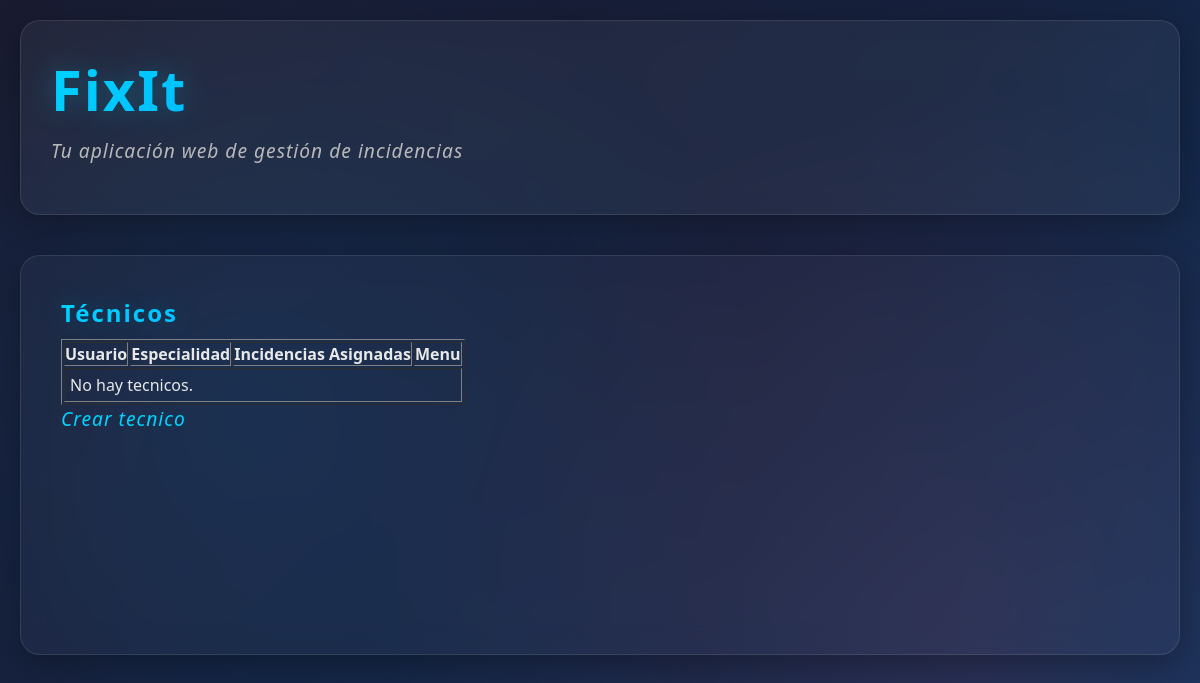
/fixit/perfil_tecnico/, run on an earlier commit of the app's database.
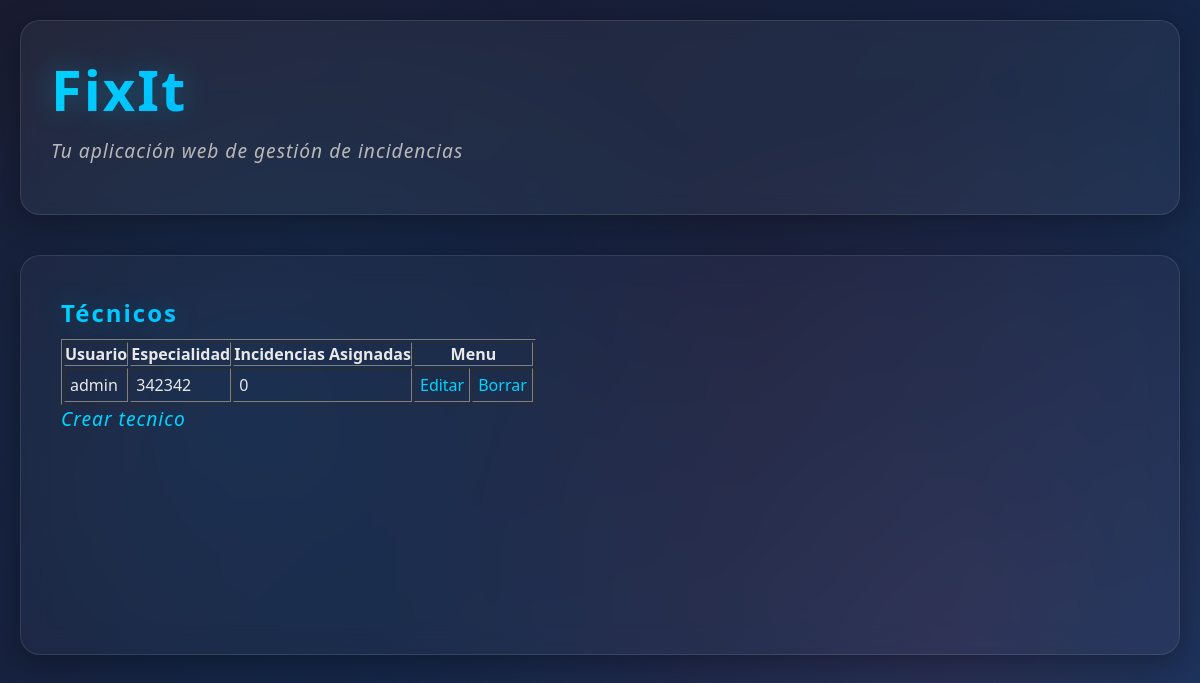
And on a later commit of the database.
### fixit/models.py (models this page shows, shortened)
class Tecnico(models.Model):
    usuario = models.OneToOneField(User, on_delete=models.CASCADE)
    especialidad = models.CharField(max_length=100)
    incidencias_asignadas = models.ManyToManyField(Incidencia, blank=True, related_name="tecnicos")

### fixit/views.py (the view)
# urls.py: path("perfil_tecnico/", Tecnico_View.as_view(), name="tecnico_list"),
class Tecnico_View(ListView):
    model = Tecnico
    context_object_name = "Vista del contenido de la tabla Tecnico"
    template_name = "fixit/tecnico/list.html"

### fixit/templates/fixit/tecnico/list.html (shortened to what this page needs)
{% extends "base.html" %}
{% block content %}
    <h2>Técnicos</h2>
    <table border="1">
        <tr>
            <th>Usuario</th>
            <th>Especialidad</th>
            <th>Incidencias Asignadas</th>
            <th colspan="2">Menu</th>
        </tr>
        {% for tecnico in object_list %}
            <tr>
                <td>{{ tecnico.usuario.username }}</td>
                <td>{{ tecnico.especialidad }}</td>
                <td>{{ tecnico.incidencias_asignadas.count }}</td>
                <td><a href="{% url 'perfilusuario_update' tecnico.pk %}">Editar</a></td>
                <td><a href="{% url 'tecnico_delete' tecnico.pk %}">Borrar</a></td>
        {% empty %}
                <td colspan=100%>No hay tecnicos.</td>
        {% endfor %}
    </table>
    <p><a href="{% url 'tecnico_create' %}">Crear tecnico</a></p>
{% endblock %}

What changed in the data, as far as the page shows it:
added Tecnico: usuario.username "admin", especialidad "342342", incidencias_asignadas.count "0"
Also different on the page:
text no longer shown: "No hay tecnicos."
